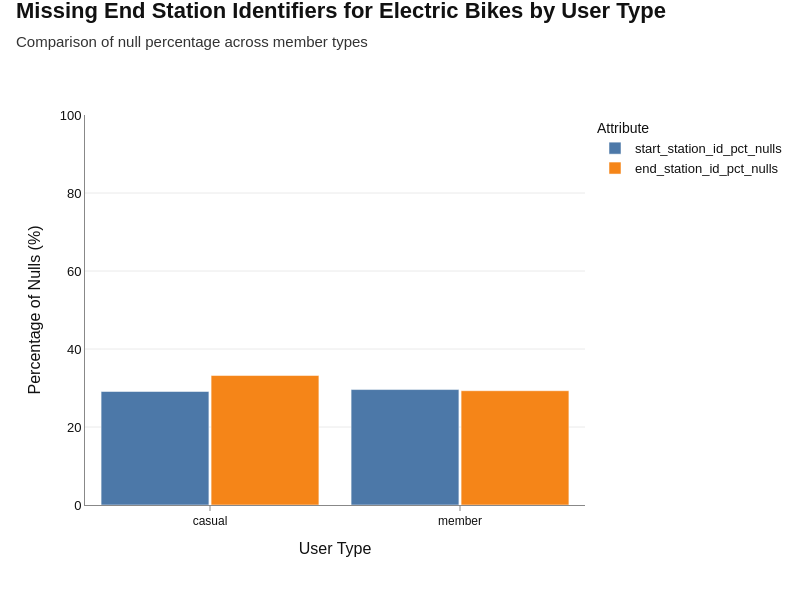

The code cell stored with this chart in its notebook:
### Code cell
fig1 = plot_null_percentages_bar(
    d=nulls_per_user_type_electric,
    category_col='member_casual',
    value_cols=[
        "start_station_id_pct_nulls",
        "end_station_id_pct_nulls"
    ],
    category_title='User Type',
    title='Missing End Station Identifiers for Electric Bikes by User Type',
    subtitle='Comparison of null percentage across member types',
)
fig1.show()

### Figure 1 — Plotly figure (JSON) as saved in the notebook; plotly's stock layout.template omitted (floating-point values rounded to 4 significant figures)
{"data": [{"alignmentgroup": "True", "hovertemplate": "Attribute=start_station_id_pct_nulls<br>User Type=%{x}<br>Percentage of Nulls (%)=%{y}<extra></extra>", "legendgroup": "start_station_id_pct_nulls", "marker": {"color": "#4C78A8", "pattern": {"shape": ""}}, "name": "start_station_id_pct_nulls", "offsetgroup": "start_station_id_pct_nulls", "orientation": "v", "showlegend": true, "textposition": "auto", "type": "bar", "x": ["casual", "member"], "xaxis": "x", "y": [29.1, 29.6], "yaxis": "y"}, {"alignmentgroup": "True", "hovertemplate": "Attribute=end_station_id_pct_nulls<br>User Type=%{x}<br>Percentage of Nulls (%)=%{y}<extra></extra>", "legendgroup": "end_station_id_pct_nulls", "marker": {"color": "#F58518", "pattern": {"shape": ""}}, "name": "end_station_id_pct_nulls", "offsetgroup": "end_station_id_pct_nulls", "orientation": "v", "showlegend": true, "textposition": "auto", "type": "bar", "x": ["casual", "member"], "xaxis": "x", "y": [33.2, 29.3], "yaxis": "y"}], "layout": {"bargap": 0.12, "bargroupgap": 0.02, "barmode": "group", "font": {"color": "#111111", "family": "Arial, sans-serif", "size": 14}, "height": 600, "legend": {"bgcolor": "rgba(0,0,0,0)", "font": {"color": "#111111", "size": 13}, "title": {"font": {"color": "#111111", "size": 14}, "text": "Attribute"}, "tracegroupgap": 0, "x": 1.02, "xanchor": "left", "y": 1, "yanchor": "top"}, "margin": {"b": 95, "l": 85, "r": 190, "t": 115}, "paper_bgcolor": "white", "plot_bgcolor": "white", "showlegend": true, "title": {"font": {"color": "#111111", "size": 22}, "text": "<b>Missing End Station Identifiers for Electric Bikes by User Type</b><br><span style='font-size:15px; color:#333333; font-weight:normal;'>Comparison of null percentage across member types</span>", "x": 0.02, "xanchor": "left", "y": 0.97, "yanchor": "top"}, "width": 800, "xaxis": {"anchor": "y", "automargin": true, "categoryarray": ["casual", "member"], "categoryorder": "array", "domain": [0, 1], "linecolor": "#888888", "showgrid": false, "showline": true, "tickangle": 0, "tickcolor": "#888888", "tickfont": {"color": "#111111", "size": 12}, "ticks": "outside", "title": {"font": {"color": "#111111", "size": 16}, "standoff": 15, "text": "User Type"}, "type": "category"}, "yaxis": {"anchor": "x", "automargin": true, "domain": [0, 1], "dtick": 20, "gridcolor": "#EAEAEA", "linecolor": "#888888", "range": [0, 100], "showgrid": true, "showline": true, "tickfont": {"color": "#111111", "size": 13}, "title": {"font": {"color": "#111111", "size": 16}, "standoff": 15, "text": "Percentage of Nulls (%)"}, "zeroline": false}}}
